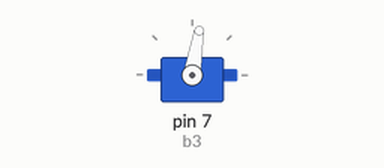
A sketch run on a simulated Arduino Uno, built with avr-gcc and run on an emulated ATmega328P. Shown: servo.

Above: at 0.05 s.
At 0.5 s:
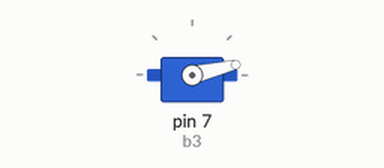
At 1.0 s:
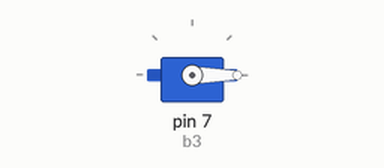
At 2.0 s:
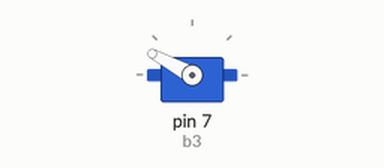
Timing chart, 0 to 4.6 s (numbered marks = the images above):
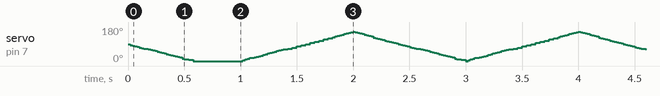

The sketch:

align_servo.ino
```cpp
#include<VarSpeedServo.h>


VarSpeedServo b3;


void setup()
{
  b3.attach(7);


}
void loop()
{
  b3.write(0,100);
  delay(1000);
  b3.write(180,100);
  delay(1000);
}
```
